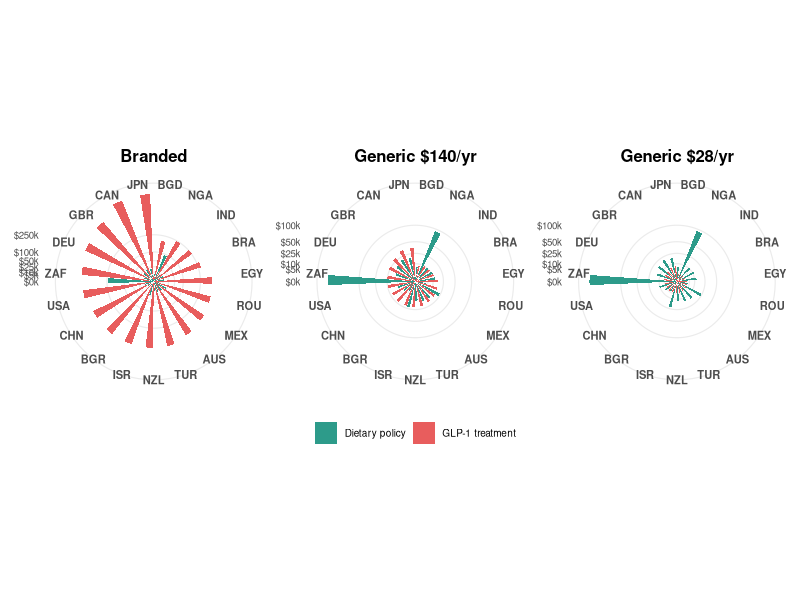
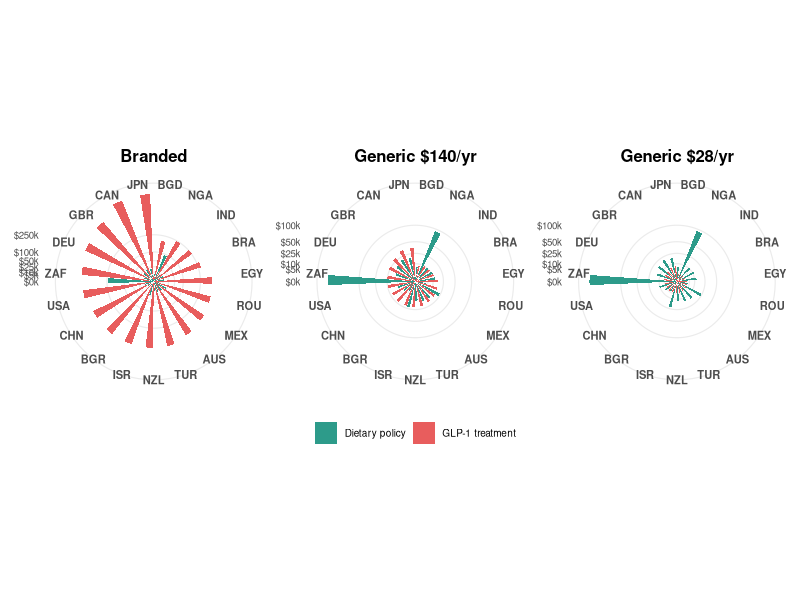
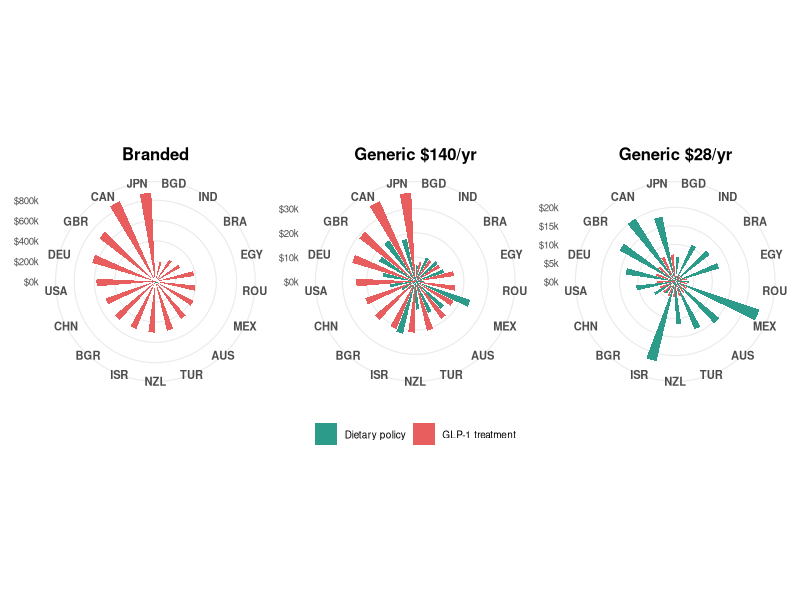
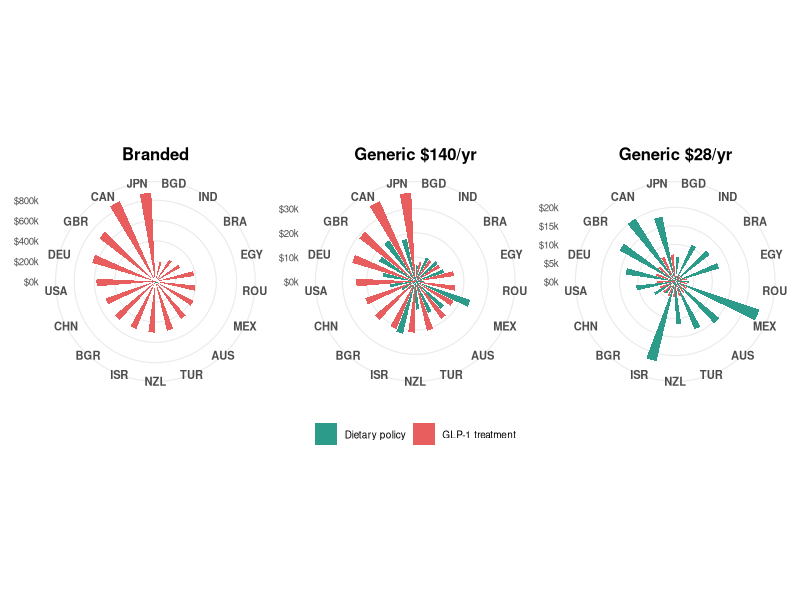
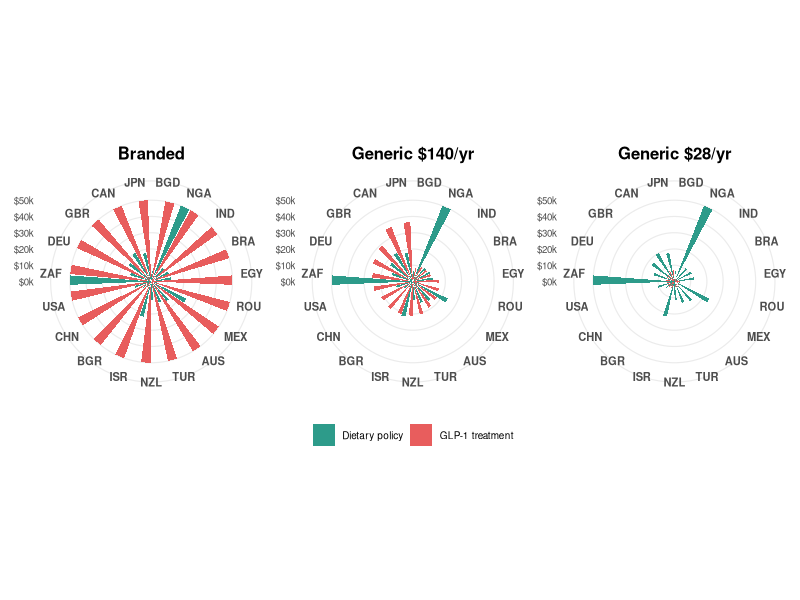
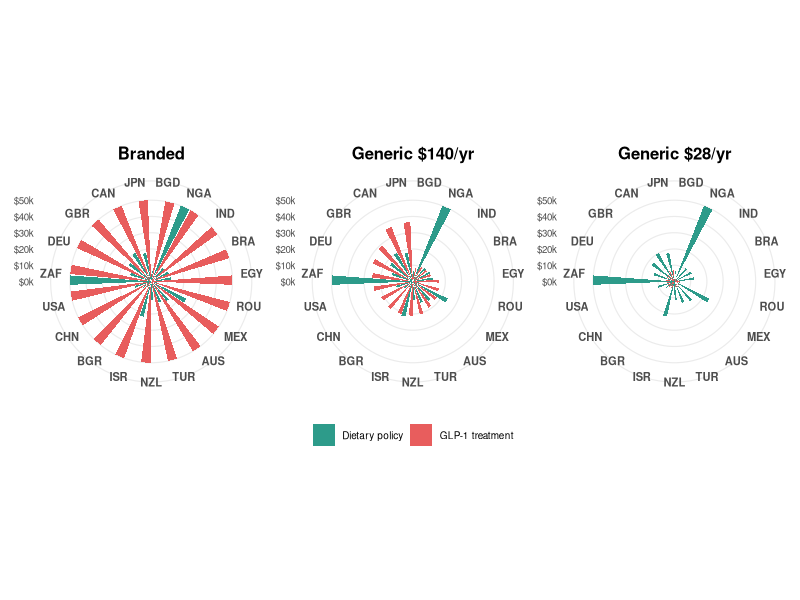

Write R code to recreate these figures, in order.
suppressMessages({library(ggplot2); library(dplyr); library(tidyr); library(scales); library(patchwork)})

d <- read.csv("results/cost_for_plot.csv")
col_diet <- "#2d9b8a"
col_glp1 <- "#e85d5d"

ord <- d %>% filter(Price.scenario=="Generic $140/yr") %>%
  arrange(GLP.1.cost.death..USD.) %>% pull(Country)

d_long <- d %>%
  select(Country, Price.scenario, 
         `Dietary policy`=Diet.cost.death..USD., 
         `GLP-1 treatment`=GLP.1.cost.death..USD.) %>%
  pivot_longer(c(`Dietary policy`,`GLP-1 treatment`), 
               names_to="Arm", values_to="Cost") %>%
  mutate(Country = factor(Country, levels=ord),
         Arm = factor(Arm, c("Dietary policy","GLP-1 treatment")),
         Cost_k = Cost / 1000)

prices <- c("Branded","Generic $140/yr","Generic $28/yr")
plots <- list()

for (i in seq_along(prices)) {
  price <- prices[i]
  sub <- d_long %>% filter(Price.scenario == price)
  
  plots[[i]] <- ggplot(sub, aes(x=Country, y=sqrt(Cost_k), fill=Arm)) +
    geom_col(position=position_dodge(width=0.8), width=0.7) +
    scale_fill_manual(values=c(col_diet, col_glp1)) +
    scale_y_continuous(
      breaks=sqrt(c(0, 5, 10, 25, 50, 100, 250)),
      labels=c("$0k","$5k","$10k","$25k","$50k","$100k","$250k")
    ) +
    coord_polar(start=0) +
    labs(title=price, y=NULL, x=NULL, fill=NULL) +
    theme_minimal(base_size=9) +
    theme(
      axis.text.x = element_text(size=8, face="bold"),
      axis.text.y = element_text(size=7),
      panel.grid.major.x = element_blank(),
      plot.title = element_text(hjust=0.5, face="bold", size=12),
      legend.position = if(i==2) "bottom" else "none"
    )
}

p_sqrt <- plots[[1]] + plots[[2]] + plots[[3]] + 
  plot_layout(ncol=3, guides="collect") &
  theme(legend.position="bottom")

ggsave("figures/cost_circular_bar_sqrt.pdf", p_sqrt, width=18, height=7, device=cairo_pdf)
ggsave("figures/cost_circular_bar_sqrt.png", p_sqrt, width=18, height=7, dpi=300)
cat("✓ sqrt scale combined\n")

d_long2 <- d_long %>% filter(!Country %in% c("ZAF","NGA"))
ord2 <- ord[!ord %in% c("ZAF","NGA")]
d_long2$Country <- factor(d_long2$Country, levels=ord2)

plots2 <- list()
for (i in seq_along(prices)) {
  price <- prices[i]
  sub <- d_long2 %>% filter(Price.scenario == price)
  
  plots2[[i]] <- ggplot(sub, aes(x=Country, y=Cost_k, fill=Arm)) +
    geom_col(position=position_dodge(width=0.8), width=0.7) +
    scale_fill_manual(values=c(col_diet, col_glp1)) +
    scale_y_continuous(labels=dollar_format(suffix="k")) +
    coord_polar(start=0) +
    labs(title=price, y=NULL, x=NULL, fill=NULL) +
    theme_minimal(base_size=9) +
    theme(
      axis.text.x = element_text(size=8, face="bold"),
      axis.text.y = element_text(size=7),
      panel.grid.major.x = element_blank(),
      plot.title = element_text(hjust=0.5, face="bold", size=12),
      legend.position = if(i==2) "bottom" else "none"
    )
}

p_excl <- plots2[[1]] + plots2[[2]] + plots2[[3]] + 
  plot_layout(ncol=3, guides="collect") &
  theme(legend.position="bottom")

ggsave("figures/cost_circular_bar_excl.pdf", p_excl, width=18, height=7, device=cairo_pdf)
ggsave("figures/cost_circular_bar_excl.png", p_excl, width=18, height=7, dpi=300)
cat("✓ excluded ZAF+NGA combined\n")

d_long3 <- d_long %>%
  mutate(Cost_k_cap = pmin(Cost_k, 50),
         is_capped = Cost_k > 50)

plots3 <- list()
for (i in seq_along(prices)) {
  price <- prices[i]
  sub <- d_long3 %>% filter(Price.scenario == price)
  
  plots3[[i]] <- ggplot(sub, aes(x=Country, y=Cost_k_cap, fill=Arm)) +
    geom_col(position=position_dodge(width=0.8), width=0.7) +
    scale_fill_manual(values=c(col_diet, col_glp1)) +
    scale_y_continuous(labels=dollar_format(suffix="k"), limits=c(0,55)) +
    coord_polar(start=0) +
    labs(title=price, y=NULL, x=NULL, fill=NULL) +
    theme_minimal(base_size=9) +
    theme(
      axis.text.x = element_text(size=8, face="bold"),
      axis.text.y = element_text(size=7),
      panel.grid.major.x = element_blank(),
      plot.title = element_text(hjust=0.5, face="bold", size=12),
      legend.position = if(i==2) "bottom" else "none"
    )
}

p_cap <- plots3[[1]] + plots3[[2]] + plots3[[3]] + 
  plot_layout(ncol=3, guides="collect") &
  theme(legend.position="bottom")

ggsave("figures/cost_circular_bar_cap50k.pdf", p_cap, width=18, height=7, device=cairo_pdf)
ggsave("figures/cost_circular_bar_cap50k.png", p_cap, width=18, height=7, dpi=300)
cat("✓ capped at 50k combined\n")

cat("\nAll done!\n")
